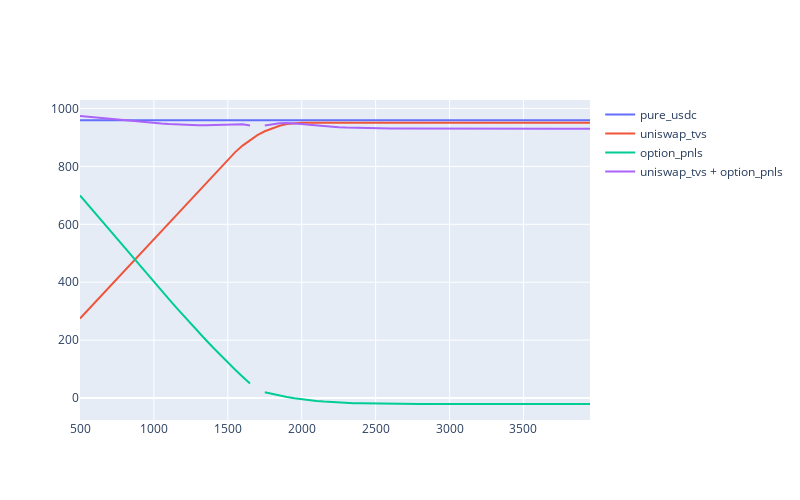

This figure's notebook cell:
### Code cell
fig = go.Figure()
fig.update_layout(
    autosize=False,
    width=800,
    height=500)

fig.add_trace(go.Scatter(x=prices, y=pure_usdc,
                    mode='lines',
                    name='pure_usdc'))

fig.add_trace(go.Scatter(x=prices, y=uniswap_tvs,
                    mode='lines',
                    name='uniswap_tvs'))
fig.add_trace(go.Scatter(x=prices, y=option_pnls,
                    mode='lines',
                    name='option_pnls'))
fig.add_trace(go.Scatter(x=prices, y=uniswap_tvs + option_pnls,
                    mode='lines',
                    name='uniswap_tvs + option_pnls'))
